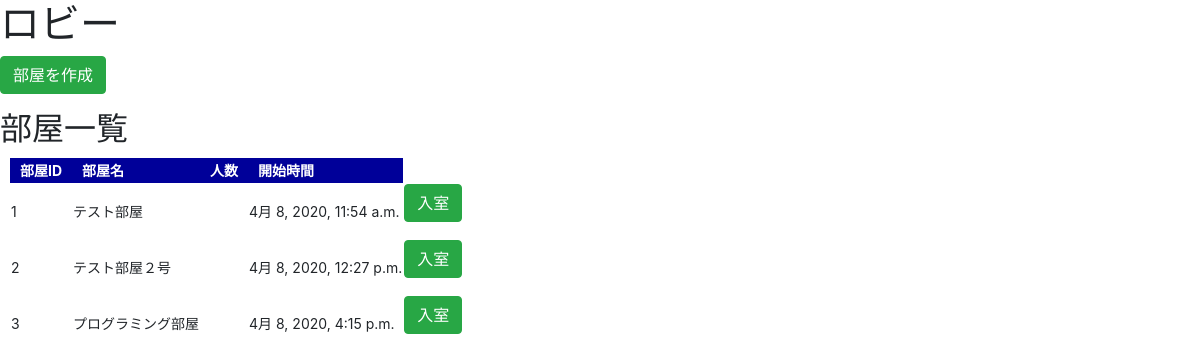
The page /on_sta/lobby/ on the database its author committed.
### on_sta/models.py (models this page shows, shortened)
class Room(models.Model):
    room_id = models.AutoField(verbose_name="部屋ID",primary_key=True )
    room_name = models.CharField(max_length=28, verbose_name="部屋名")
    pepople = models.IntegerField(validators =[ MinValueValidator(16), \
    MaxValueValidator(16)],verbose_name="人数")  #人数は１６人固定
    start_time = models.DateTimeField(auto_now_add=True, verbose_name="開始日時")
    end_time = models.DateTimeField(blank=True,null=True, verbose_name="終了時間")
    layout_id = models.CharField(max_length=7, verbose_name="レイアウトID")
    user_id = models.CharField(max_length=7, verbose_name="ユーザーID")

### on_sta/views.py (the view)
# urls.py: path('lobby/',views.lobby, name='lobby'),
def lobby(request):
    data = Room.objects.all()
    params = {
        'block_title':'ロビー',
        'data':data,
    }
    return render(request, 'on_sta/lobby.html',params)

### templates/on_sta/lobby.html
{% extends 'on_sta/base.html' %}
{% block content %}
<h1>{{ block_title }}</h1>
<p><a href="{% url 'on_sta:create_room' %}" class="btn btn-success" >部屋を作成</a></p>
<h2>部屋一覧</h2>
<table>
    <tr>
        <th>部屋ID</th>
        <th>部屋名</th>
        <th>人数</th>
        <th>開始時間</th>
    </tr>
{% for room in data %}
    <tr>
        <td>{{ room.room_id }}</td>
        <td>{{ room.room_name }}</td>
        <td>{{ room.pepple }}</td>
        <td>{{ room.start_time }}</td>
        <td>{% if room.room_id >= 0 %}<p><a href = "{% url 'on_sta:study_room' %}"
            class="btn btn-success" >入室</a></p>{% endif %}</td>
    </tr>
{% endfor %}
</table>
{% endblock %}

### templates/on_sta/base.html (shortened to what this page needs)
{% load static %}
<!DOCTYPE html>
<html lang="ja">
<head>
    <link rel="stylesheet" href="{% static 'on_sta/css/style.css' %}">
    <link rel="stylesheet" href="https://maxcdn.bootstrapcdn.com/bootstrap/4.0.0-beta.2/css/bootstrap.min.css">
</head>
<body>
    {% block content %}
    {% endblock %}
</body>
</html>

### on_sta/static/on_sta/css/style.css (style rules this page uses)
table { margin:10px; font-size: 14px; }
table tr th { background-color: #009; color: white; padding: 2px 10px; border-width: 2px; }

### rows shown on the page
Room: room_id "1", room_name "テスト部屋", start_time "4月 8, 2020, 11:54 a.m.", shows "入室"
Room: room_id "2", room_name "テスト部屋２号", start_time "4月 8, 2020, 12:27 p.m.", shows "入室"
Room: room_id "3", room_name "プログラミング部屋", start_time "4月 8, 2020, 4:15 p.m.", shows "入室"

### other values the page prints
{{ block_title }} "ロビー"
